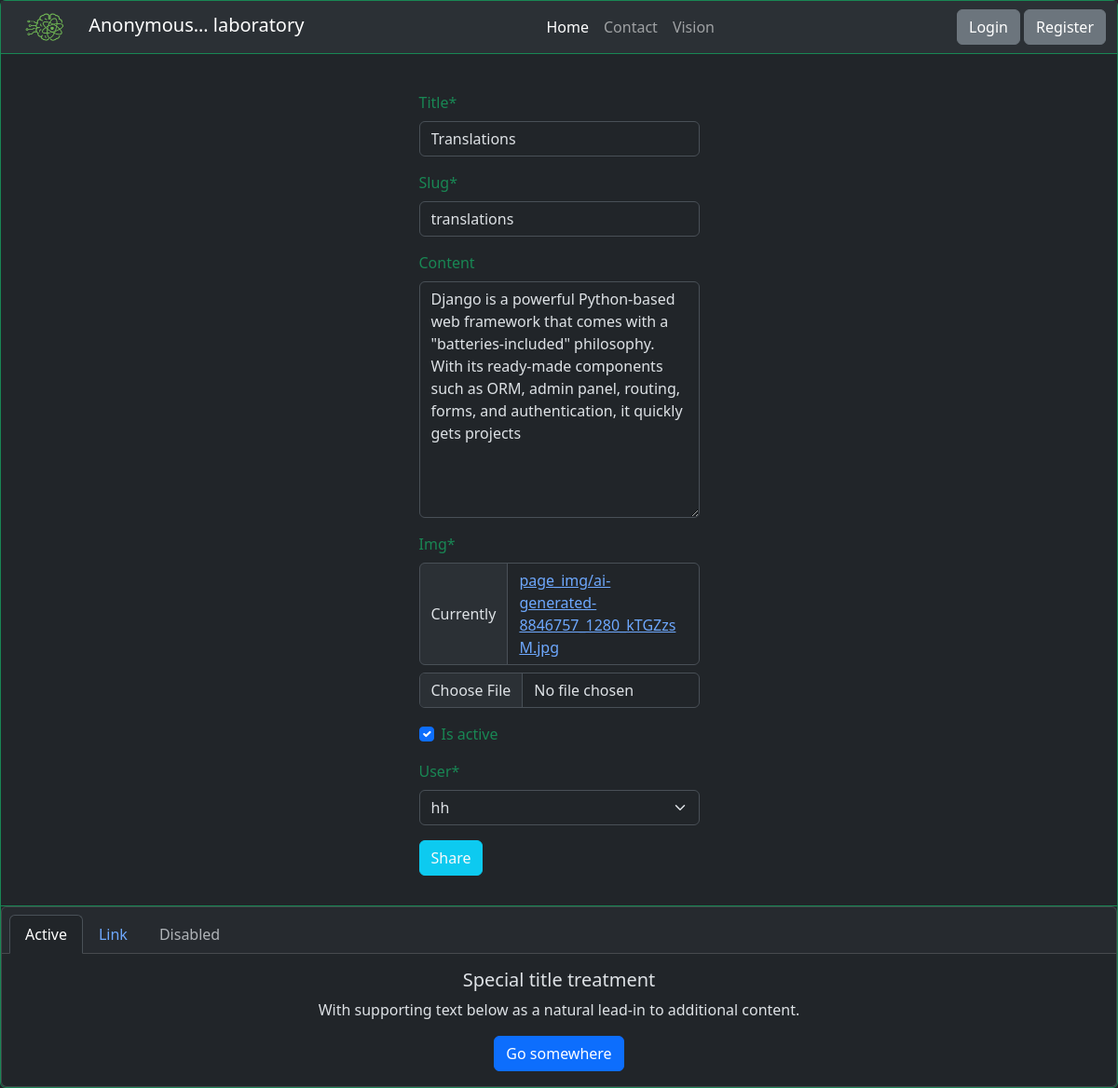
The page /home/translations on the database its author committed.
### fotoblog/models.py (models this page shows, shortened)
class PageLogo(models.Model):
    img = models.FileField(upload_to="page_logo/")

class BaseModel(models.Model):
    title = models.CharField(max_length=100, blank=False, null=False)
    slug = AutoSlugField(populate_from="title")
    content = models.TextField(blank=True, null=True)
    img = models.FileField(upload_to="page_img/")
    is_active = models.BooleanField(default=True)
    class Meta:
        abstract = True

class Page(BaseModel):
    def __str__(self):
        return self.title

class Post(BaseModel):
    user = models.ForeignKey(User,
                             on_delete=models.CASCADE,
                             blank=False,
                             null=False)

### fotoblog/views.py (the view, shortened to what this page needs)
# urls.py: path("", page_views, name="home_views"),
def page_views(request,
               page_slug=None,
               post_slug=None,
               post_detail_slug=None,
               post_id=None):
    if post_id:
        return post_detail_views(request, post_id)
    if post_slug:
        return post_share(request, post_slug)

### fotoblog/forms/forms.py
class PostForm (forms.ModelForm):
    class Meta:
        model = Post
        fields = "__all__"

### fotoblog/context_processor/global_db.py (called while the page is built)
def nav_fb_pages(request):
    if request.user.is_authenticated:
        if request.user.is_superuser:
            fb_pages = Page.objects.filter(is_active=True)
        elif request.user.is_active:
            fb_pages = Page.objects.filter(is_active=True).exclude(
                slug="add-page")
        else:
            fb_pages = Page.objects.filter(
                slug__in=["home", "contact", "vision", "favorites"],
                is_active=True).order_by("id")
    else:
        fb_pages = Page.objects.filter(slug__in=["home", "contact", "vision"],
                                    is_active=True).order_by("id")
    return dict(g_fb_pages=fb_pages, )

def global_logo(request):
    page_logo = PageLogo.objects.all().first()
    return dict(page_logo=page_logo, )

### securityControl/context_processor/global_db.py (called while the page is built)
def global_sc_pages(request):
  g_sc_pages = Page.objects.filter(is_active=True)
  context = dict(sc_pages=g_sc_pages, )
  return context

### fotoblog/templates/fb_pages/post-share.html (shortened to what this page needs)
{% extends 'core/base.html' %}
{% block content %}
<div class="card border-success m-0 d-flex flex-column min-vh-100" name="viewport" content="width=device-width" data-bs-theme="dark">
  <div class="card-header bg-transparent border-success m-0 p-0">
    {% include 'components/navbar.html' %}
  </div>
  <div class="card-body text-success">
    <div class="container p-3 w-100" style="max-width: 333px;">
        <form action="#" method="post" enctype="multipart/form-data">
            {% load crispy_forms_tags %}
            {{ post_form|crispy }}
        <button type="submit" class="btn btn-info text-light">Share</button>
    </form>
    </div>
  </div>
  {% block footer %}
  <div class="card-footer bg-transparent border-success m-0 p-0">
{% include 'components/footer.html' %}
</div>
{% endblock footer %}
</div>
{% endblock content %}

### fotoblog/templates/components/navbar.html (shortened to what this page needs)
<nav class="navbar navbar-expand-lg bg-body-tertiary" data-bs-theme="dark">
  <div class="container-fluid">
    <a class="navbar-brand m-0 p-0" href="{% url 'fotoblog:home_views' %}">
      <img src="{{ page_logo.img.url }}" class="m-0 p-0" style="width:77px;height:33px;" alt=""> {{ request.user|truncatechars:10 }} laboratory
    </a>
    <div class="collapse navbar-collapse" id="navbarNavAltMarkup">
      <div class="navbar-nav mx-auto">
        {% if g_fb_pages %}
        {% for g_page in g_fb_pages %}
        <a class="nav-link {% if forloop.first %}active{% endif %}" aria-current="page" href="{% url 'fotoblog:page_views' page_slug=g_page.slug %}">{{ g_page.title }}</a>
        {% endfor %}
        {% endif %}
      </div>
      {% if request.user.is_authenticated %}
      <a href="/logout/" class="btn btn-secondary text-decoration-none ">Logout | {{ request.user.username }}</a>
      <a href="/admin/" target="_blank" class="btn btn-secondary text-decoration-none ms-1 ">Admin Panel</a>
      {% else %}
      <a href="/login/" class="btn btn-secondary text-decoration-none ">Login</a>
      <a href="/register/" class="btn btn-secondary text-decoration-none ms-1 ">Register</a>
      {% endif %}
    </div>
  </div>
</nav>

### rows shown on the page
PageLogo: img (picture)
Page: title "Home"
Page: title "Contact"
Page: title "Vision"
Post: title "Translations", slug "translations", content "Django is a powerful Python-based web framework that comes with a \"batteries-included\" philosophy. With its ready-made components such as ORM, admin panel, routing, forms, and authentication, it quickly gets projects", is_active "☑", user "hh"

### other values the page prints
{{ request.user|truncatechars:10 }} "Anonymous…"
